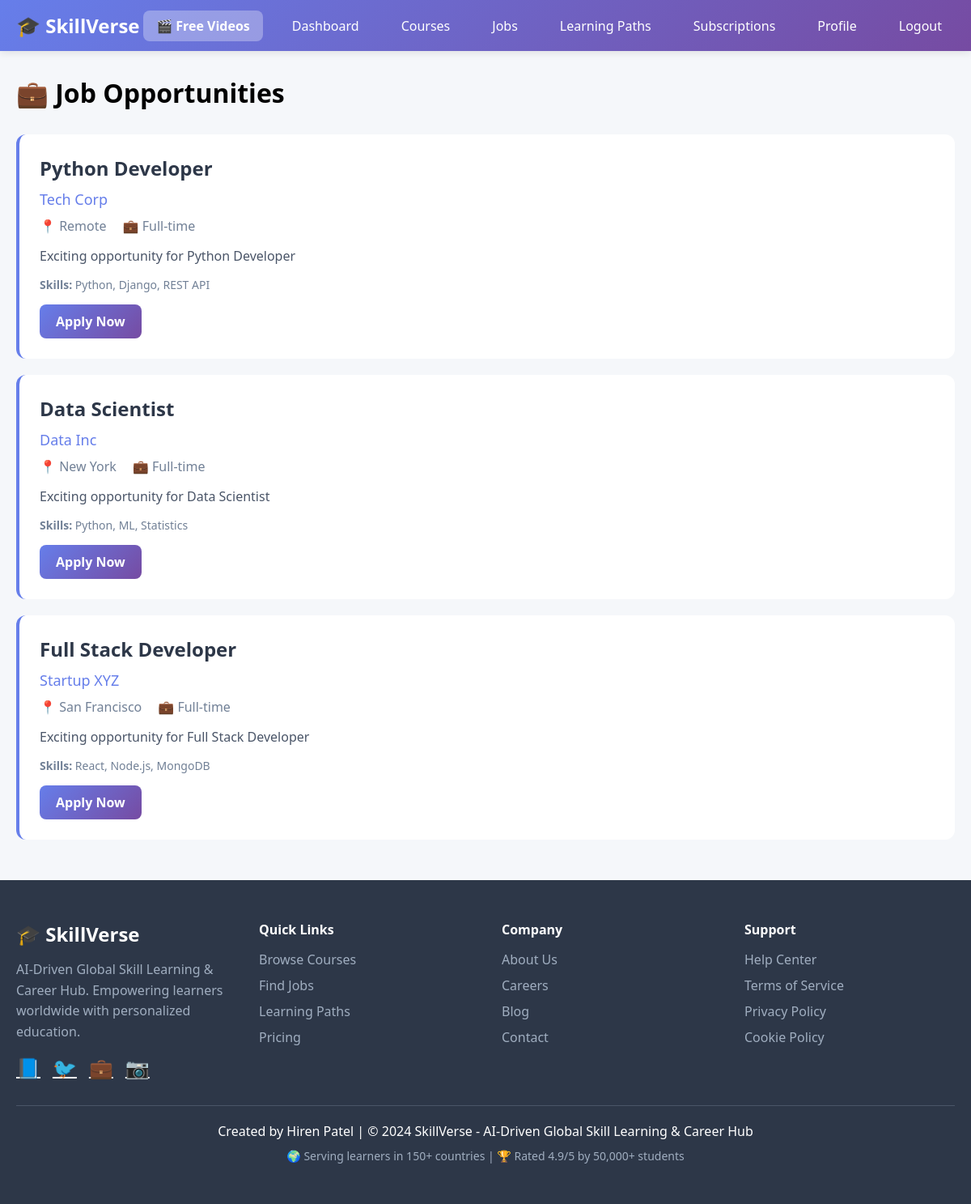
The page /jobs/ (signed in) on the database its author committed.
### jobs/models.py (models this page shows, shortened)
class Job(models.Model):
    title = models.CharField(max_length=200)
    company = models.CharField(max_length=100)
    location = models.CharField(max_length=100)
    description = models.TextField()
    url = models.URLField()
    skills_required = models.TextField(help_text='Comma-separated skills')
    job_type = models.CharField(max_length=50)
    salary_range = models.CharField(max_length=100, blank=True)
    posted_date = models.DateField(auto_now_add=True)

### courses/views.py (the view)
# urls.py: path('jobs/', views.jobs_view, name='jobs'),
@login_required
def jobs_view(request):
    jobs = Job.objects.all()
    return render(request, 'courses/jobs.html', {'jobs': jobs})

### courses/templates/courses/jobs.html (shortened to what this page needs)
{% extends 'courses/base.html' %}
{% block content %}
<div class="container">
    <h1 style="margin-bottom: 30px;">💼 Job Opportunities</h1>
    {% for job in jobs %}
    <div class="job-card">
        <div class="job-title">{{ job.title }}</div>
        <div class="job-company">{{ job.company }}</div>
        <div class="job-meta">
            <span>📍 {{ job.location }}</span>
            <span>💼 {{ job.job_type }}</span>
        </div>
        <p style="color: #4a5568; margin-bottom: 15px;">{{ job.description|truncatewords:30 }}</p>
        <p style="color: #718096; font-size: 14px;"><strong>Skills:</strong> {{ job.skills_required }}</p>
        <a href="{{ job.url }}" target="_blank" class="btn btn-primary" style="margin-top: 15px;">Apply Now</a>
    </div>
    {% empty %}
    <p style="text-align: center; color: #a0aec0; padding: 60px;">No jobs available</p>
    {% endfor %}
</div>
{% endblock %}

### courses/templates/courses/base.html (style rules this page uses)
* { margin: 0; padding: 0; box-sizing: border-box; }
body { font-family: 'Segoe UI', Tahoma, Geneva, Verdana, sans-serif; background: #f5f7fa; }
.btn { padding: 10px 20px; border: none; border-radius: 8px; cursor: pointer; font-weight: 600; text-decoration: none; display: inline-block; transition: all 0.3s; }
.btn-primary { background: linear-gradient(135deg, #667eea 0%, #764ba2 100%); color: white; }
.container { max-width: 1200px; margin: 30px auto; padding: 0 20px; }

### courses/templates/courses/jobs.html (style rules this page uses)
.job-card { background: white; padding: 25px; border-radius: 12px; margin-bottom: 20px; border-left: 4px solid #667eea; }
.job-title { font-size: 24px; font-weight: bold; color: #2d3748; margin-bottom: 10px; }
.job-company { color: #667eea; font-size: 18px; margin-bottom: 10px; }
.job-meta { display: flex; gap: 20px; color: #718096; margin-bottom: 15px; }

### rows shown on the page
Job: title "Python Developer", company "Tech Corp", location "Remote", job_type "Full-time", description "Exciting opportunity for Python Developer", skills_required "Python, Django, REST API"
Job: title "Data Scientist", company "Data Inc", location "New York", job_type "Full-time", description "Exciting opportunity for Data Scientist", skills_required "Python, ML, Statistics"
Job: title "Full Stack Developer", company "Startup XYZ", location "San Francisco", job_type "Full-time", description "Exciting opportunity for Full Stack Developer", skills_required "React, Node.js, MongoDB"
